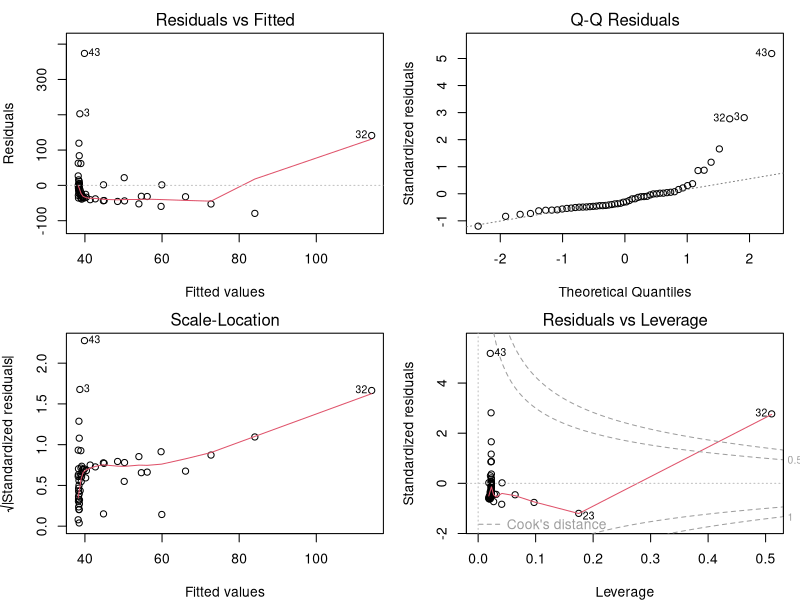
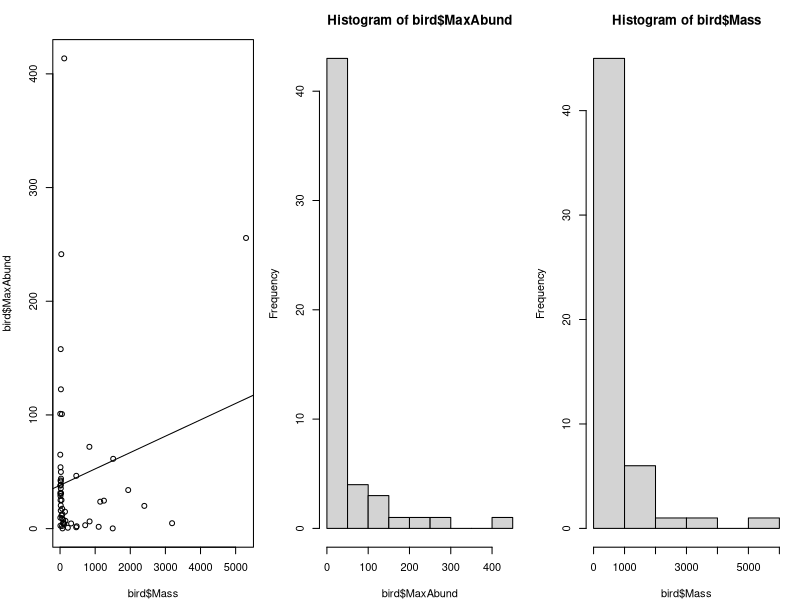
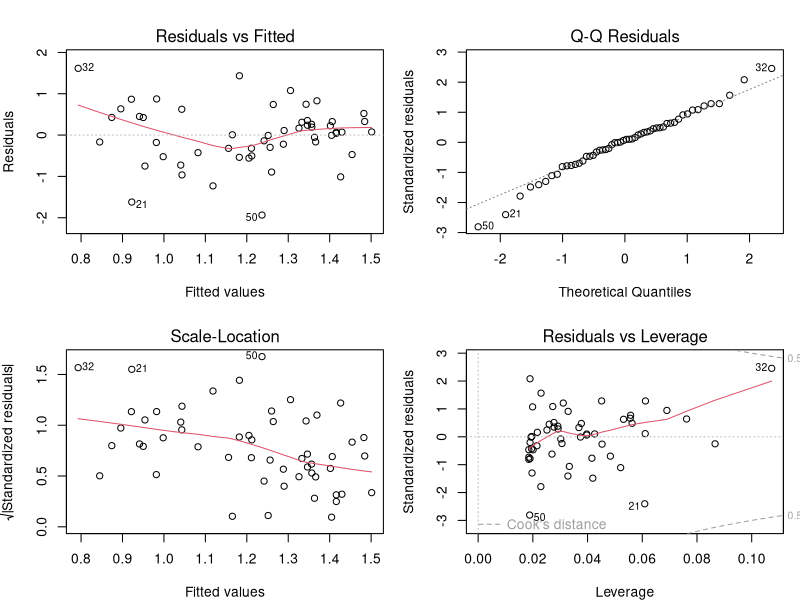
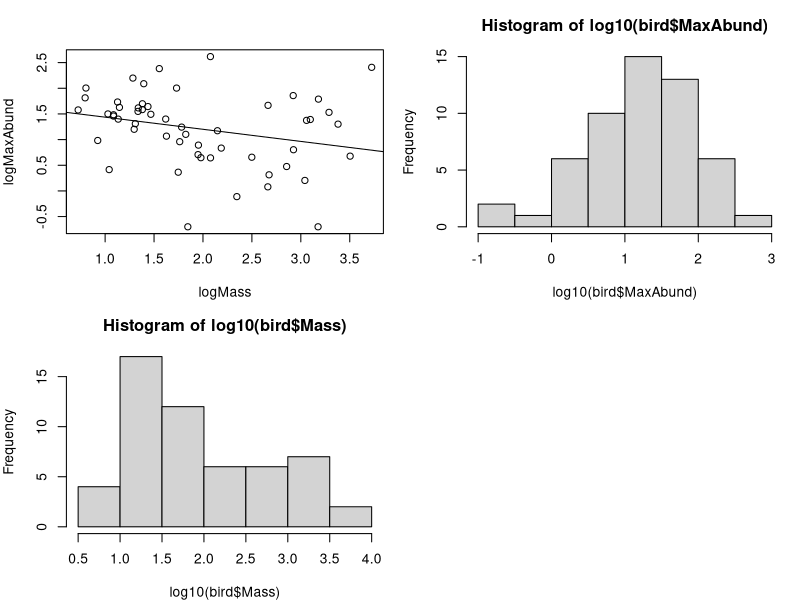
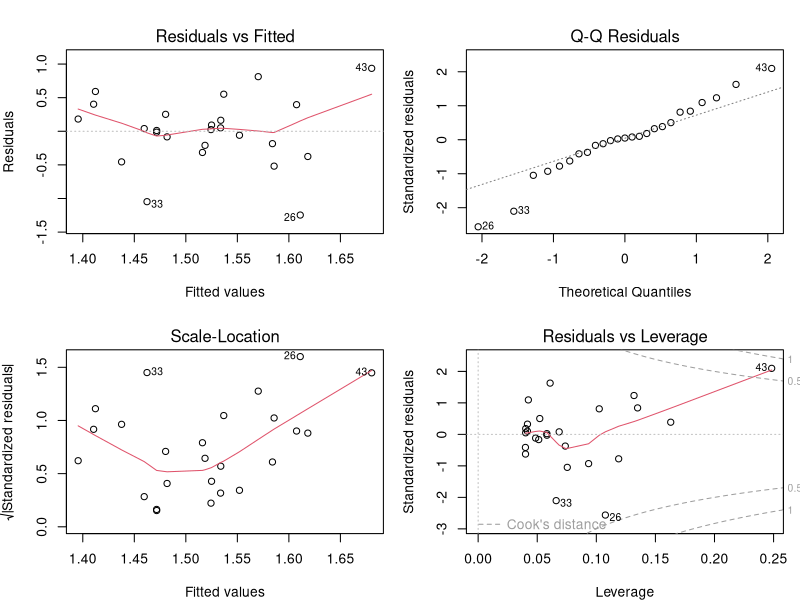
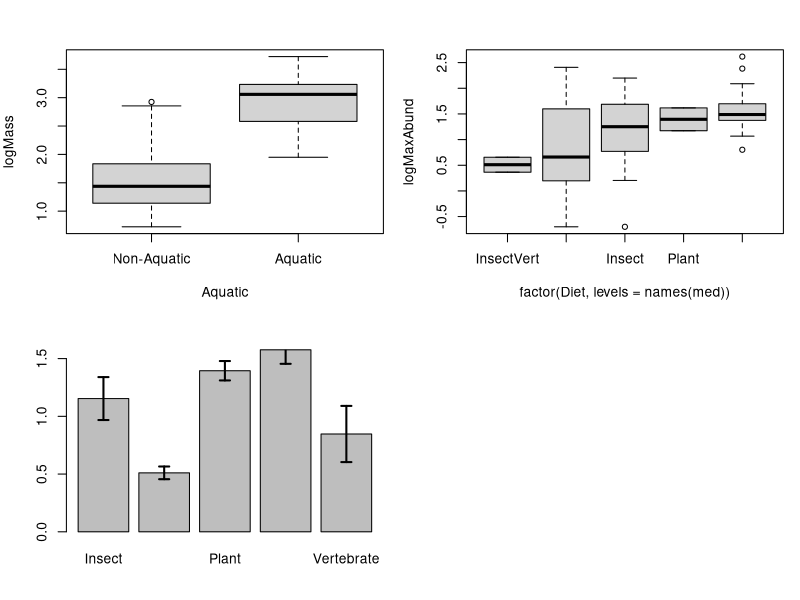
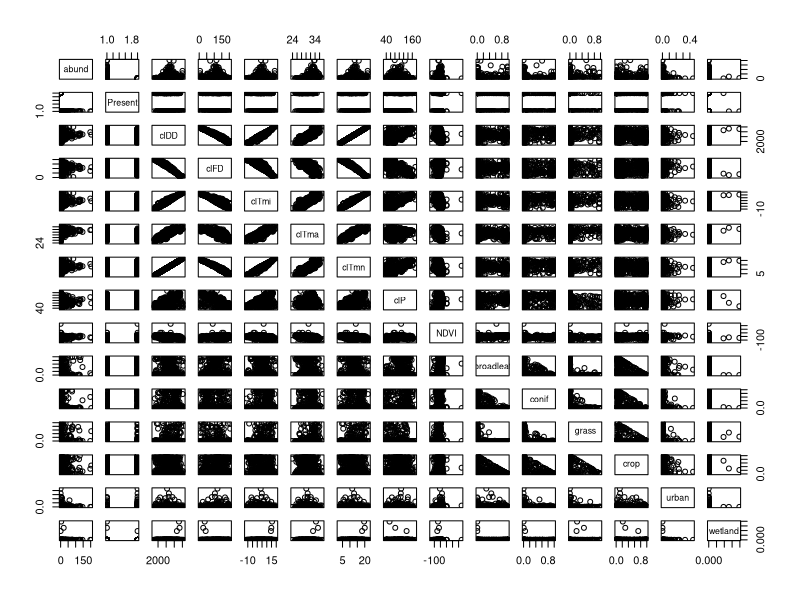
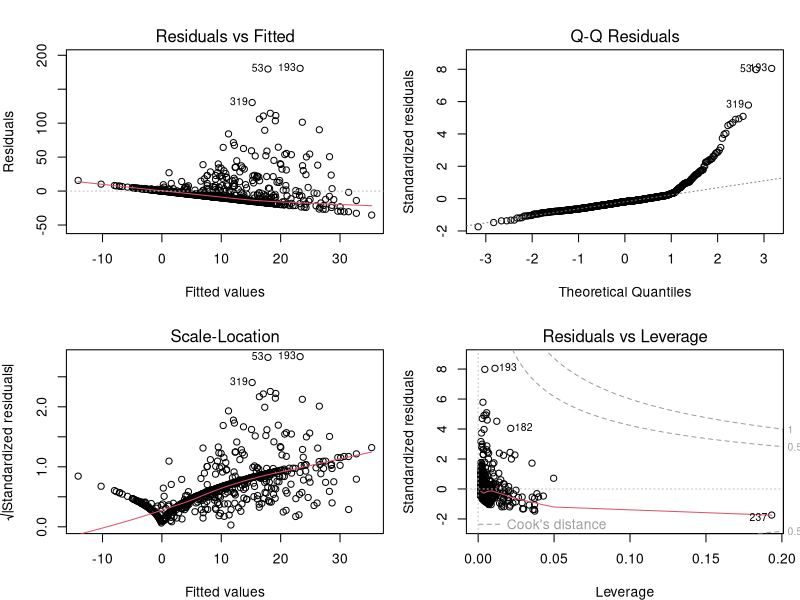

Here is the R script that generated these plots, in order: (Note: this script raises an error after producing the figures.)
## ---- chunk 1
knitr::opts_chunk$set(
  comment = "#",
  collapse = TRUE,
  warning = FALSE,
  message = FALSE,
  fig.width=6, fig.height=6,
  fig.align = 'center'
)
## ---- chunk 2
options(repos=structure(c(CRAN="http://cran.r-project.org")))
## ---- chunk 3
if (!require(dplyr)) install.packages("dplyr")
library(dplyr)

if (!require(kableExtra)) install.packages("kableExtra")
library(kableExtra)

if (!require(vegan)) install.packages("vegan")
library(vegan)

if (!require(e1071)) install.packages("e1071")
library(e1071)

if (!require(MASS)) install.packages("MASS")
library(MASS)

if (!require(car)) install.packages("car")
library(car)

if (!require(effects)) install.packages("effects")
#library(effects)

## ---- chunk 4
bird <- read.csv("Scripts_and_data/birdsdiet.csv")
## ---- chunk 5
lm1 <- lm(MaxAbund ~ Mass, data = bird)
## ---- chunk 6
par(mfrow=c(2,2), mar = c(4,4,2,1), oma =c(0,0,0,0))
plot(lm1)
## ---- chunk 7
par(mfrow=c(1,3), mar = c(4,4,3,1))
plot(bird$MaxAbund ~ bird$Mass)
abline(lm1)
hist(bird$MaxAbund)
hist(bird$Mass)
## ---- chunk 8
shapiro.test(bird$MaxAbund)
shapiro.test(bird$Mass)
## ---- chunk 9
skewness(bird$MaxAbund)
skewness(bird$Mass)
## ---- chunk 10
bird$logMaxAbund <- log10(bird$MaxAbund)
bird$logMass <- log10(bird$Mass)
## ---- chunk 11
lm2 <- lm(logMaxAbund ~ logMass, data = bird)
## ---- chunk 12
par(mfrow=c(2,2), mar=c(4,4,3,1))
plot(lm2)
## ---- chunk 13
plot(logMaxAbund ~ logMass, data=bird)
abline(lm2)
hist(log10(bird$MaxAbund))
hist(log10(bird$Mass))
## ---- chunk 14
summary(lm2)
## ---- chunk 15
lm3 <- lm(logMaxAbund~logMass, data=bird, subset=!bird$Aquatic)
# removes aquatic birds (= TRUE)
# or equivalently
lm3 <- lm(logMaxAbund~logMass, data=bird, subset=bird$Aquatic == 0)
## ---- chunk 16
# Run the model
lm4 <- lm(logMaxAbund ~ logMass, data=bird, subset=bird$Passerine == 1)

# Examine the diagnostic plots
par(mfrow=c(2,2))
plot(lm4)
summary(lm4)

# Compare variance explained by lm2, lm3 and lm4
str(summary(lm4))

# Recall: we want adj.r.squared
summary(lm4)$adj.r.squared # R2-adj = -0.02
summary(lm2)$adj.r.squared # R2-adj = 0.05
summary(lm3)$adj.r.squared # R2-adj = 0.25
## ---- chunk 17
boxplot(logMass ~ Aquatic,
        data = bird,
        names = c("Non-Aquatic",
                  "Aquatic"))
## ---- chunk 18
var.test(logMass ~ Aquatic, data = bird)
## ---- chunk 19
ttest1 <- t.test(logMass ~ Aquatic, var.equal = TRUE, data = bird)

# Or use lm()
ttest.lm1 <- lm(logMass ~ Aquatic, data=bird)
## ---- chunk 20
ttest1$statistic^2
anova(ttest.lm1)$F
# answer: F=60.3845 in both cases
## ---- chunk 21
# Unilateral t-test
uni.ttest1 <- t.test(logMass ~ Aquatic,
                     var.equal = TRUE,
                     data = bird,
                     alternative = "less")
uni.ttest1
## ---- chunk 22
uni.ttest1
## ---- chunk 23
med <- sort(tapply(bird$logMaxAbund,
                   bird$Diet, median))
boxplot(logMaxAbund ~ factor(Diet,
                             levels = names(med)),
        data = bird)
## ---- chunk 24
anov1 <- lm(logMaxAbund ~ Diet,
            data = bird)
anova(anov1)
## ---- chunk 25
aov1 <- aov(logMaxAbund ~ Diet,
            data = bird)
summary(aov1)
## ---- chunk 26
anova(anov1)
## ---- chunk 27
summary(aov1)
## ---- chunk 28
bartlett.test(logMaxAbund ~ Diet,
              data = bird)
## ---- chunk 29
shapiro.test(resid(anov1))
## ---- chunk 30
summary(anov1)
## ---- chunk 31
TukeyHSD(aov(anov1),
         ordered=T)
## ---- chunk 32
sd <- tapply(bird$logMaxAbund, list(bird$Diet), sd)
means <- tapply(bird$logMaxAbund, list(bird$Diet), mean)
n <- length(bird$logMaxAbund)
se <- 1.96*sd/sqrt(n)
bp <- barplot(means)
epsilon = 0.1
segments(bp, means - se, bp, means + se, lwd=2)
segments(bp - epsilon, means - se, bp + epsilon, means - se, lwd = 2)
segments(bp - epsilon, means + se, bp + epsilon, means + se, lwd = 2)
## ---- chunk 33
anov2 <- lm(logMaxAbund ~ Diet*Aquatic,
            data = bird)
summary(anov2)
anova(anov2)
## ---- chunk 34
ancov1 <- lm(logMaxAbund ~ logMass*Diet,
             data = bird)
anova(ancov1)
## ---- chunk 35
ancov2 <- lm(logMaxAbund ~ logMass + Diet,
             data = bird)
anova(ancov2)

## ---- chunk 36
Dickcissel = read.csv("Scripts_and_data/dickcissel.csv")
## ---- chunk 37
str(Dickcissel)
## ---- chunk 38
plot(Dickcissel) # May take some time
## ---- chunk 39
lm.mult <- lm(abund ~ clTma + NDVI + grass,
              data = Dickcissel)
summary(lm.mult)
## ---- chunk 40
par(mfrow=c(2,2))
plot(lm.mult)
## ---- chunk 41
summary(lm.mult)
## ---- chunk 42
par(mfrow=c(1,3))
plot(abund ~ clTma, data = Dickcissel)
plot(abund ~ NDVI,  data = Dickcissel)
plot(abund ~ grass, data = Dickcissel)
## ---- chunk 43
lm.full <- lm(abund ~ . - Present,
              data = Dickcissel)
lm.step <- step(lm.full)

# ?step
## ---- chunk 44
summary(lm.full)
## ---- chunk 45
summary(lm.step)
## ---- chunk 46
tapply(bird$logMaxAbund,
       bird$Diet,
       mean)
coef(anov1)
coef(anov1)[1] + coef(anov1)[2] # InsectVert
coef(anov1)[1] + coef(anov1)[3] # Plant
## ---- chunk 47
bird$Diet2 <- relevel(bird$Diet, ref="Plant")
anov2 <- lm(logMaxAbund ~ Diet2,
            data = bird)
summary(anov2)
anova(anov2)
## ---- chunk 48
bird$Diet2 <- factor(bird$Diet, levels=names(med))
anov2 <- lm(logMaxAbund ~ Diet2,
            data = bird)
summary(anov2)
anova(anov2)
## ---- chunk 49
sum(contrasts(bird$Diet)[,1])
sum(contrasts(bird$Diet)[,1]*contrasts(bird$Diet)[,2])
## ---- chunk 50
options(contrasts=c("contr.helmert", "contr.poly"))
sum(contrasts(bird$Diet)[,1])
sum(contrasts(bird$Diet)[,1]*contrasts(bird$Diet)[,2])
anov3 <- lm(logMaxAbund ~ Diet,
            data = bird)
summary(anov3)
## ---- chunk 51
table(bird$Aquatic)
## ---- chunk 52
unb.anov1 <- lm(logMaxAbund ~ Aquatic + Diet, data = bird)
unb.anov2 <- lm(logMaxAbund ~ Diet + Aquatic, data = bird)
anova(unb.anov1)
anova(unb.anov2)
## ---- chunk 53
library(car)
Anova(unb.anov1, type = "III")
Anova(unb.anov2, type = "III")
## ---- chunk 54

poly.reg=data.frame(Degree = 0:5,
                    Name = c("Constant","Linear","Quadratic",
                             "Cubic","Quartic","Quintic"),
                    Example = c("\\(3\\)",
                                "\\(x+9\\)",
                                "\\(x^2-x+4\\)",
                                "\\(x^3-x^2+5\\)",
                                "\\(6x^4-x^3+x-2\\)",
                                "\\(x^5-3x^3+x^2+8\\)"))
# knitr::kable(poly.reg, format = "html")
knitr::kable(poly.reg, format = "html", escape=FALSE)
## ---- chunk 55
lm.linear <- lm(abund ~ clDD, data = Dickcissel)
lm.quad   <- lm(abund ~ clDD + I(clDD^2), data = Dickcissel)
lm.cubic  <- lm(abund ~ clDD + I(clDD^2) + I(clDD^3), data = Dickcissel)
## ---- chunk 56
mod <- lm(clDD ~ clFD + clTmi + clTma + clP + grass, data = Dickcissel)
vif(mod)
## ---- chunk 57
library(vegan)
part.lm = varpart(Dickcissel$abund,
                  Dickcissel[ ,c("clDD","clFD","clTmi","clTma","clP")],
                  Dickcissel[ ,c("broadleaf","conif","grass","crop", "urban","wetland")])
part.lm

showvarparts(2)

plot(part.lm,
     digits = 2,
     bg = rgb(48,225,210,80,
              maxColorValue=225),
     col = "turquoise4")
## ---- chunk 58
# Climate set
out.1 = rda(Dickcissel$abund,
            Dickcissel[ ,c("clDD", "clFD","clTmi","clTma","clP")],
            Dickcissel[ ,c("broadleaf","conif","grass","crop", "urban","wetland")])
anova(out.1,
      step = 1000,
      perm.max = 1000)

# Land cover set
out.2 = rda(Dickcissel$abund,
            Dickcissel[ ,c("broadleaf","conif","grass","crop", "urban", "wetland")],
            Dickcissel[ ,c("clDD","clFD","clTmi", "clTma","clP")])
anova(out.2,
      step = 1000,
      perm.max = 1000)
